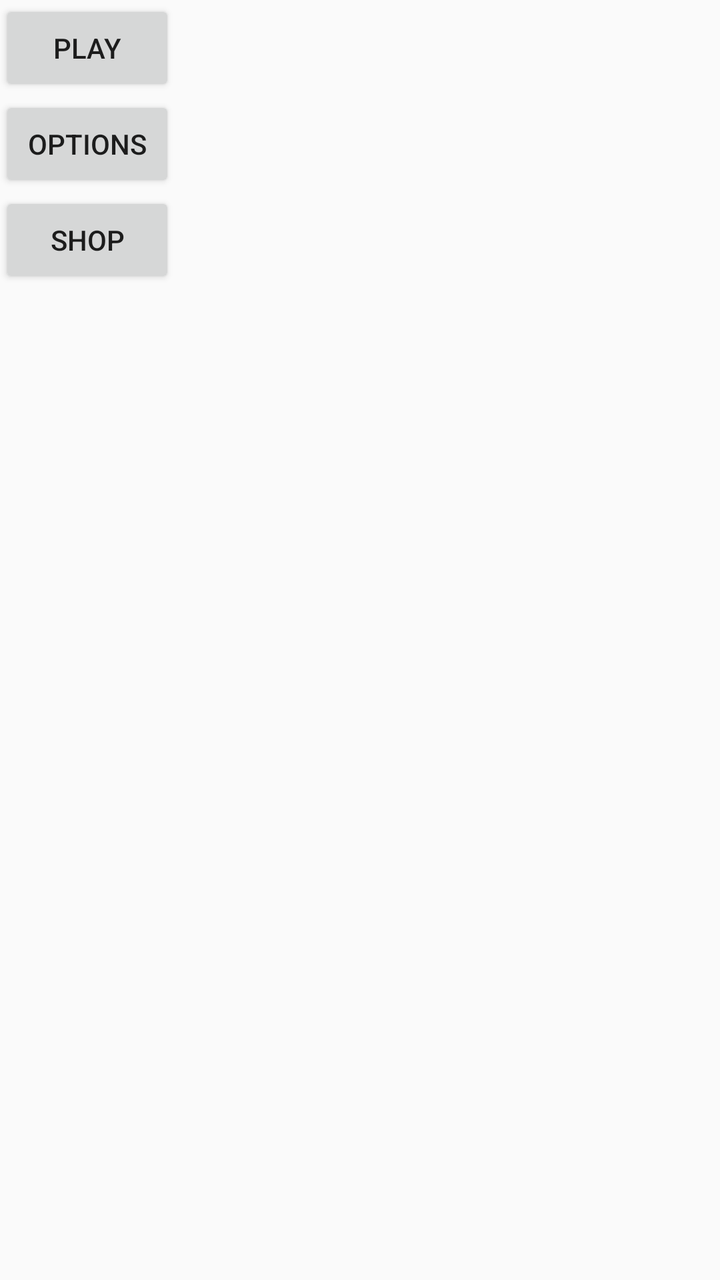
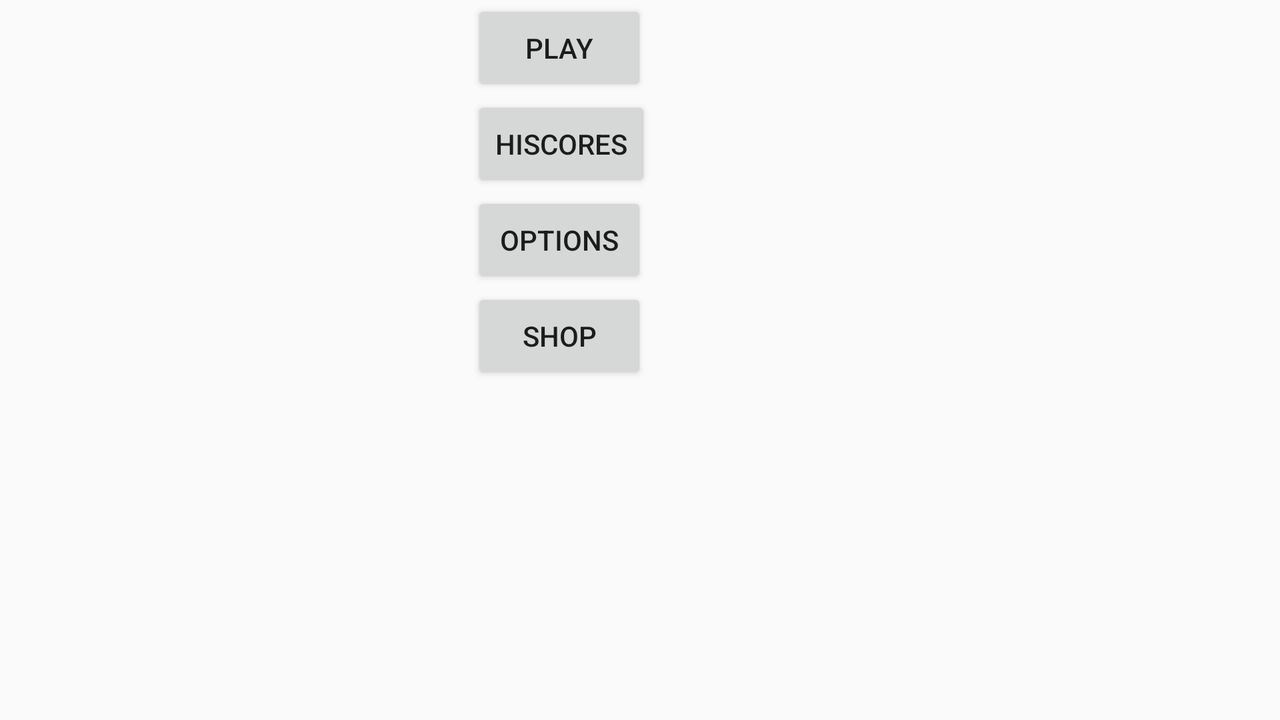

One screen, two layout resources from the same app: the default and the author's alternative for another configuration. Each is rendered where Android would select it; the XML of both is given below.
<!-- AndroidManifest.xml: application theme rm_title_bar -->
<!-- res/layout/activity_main_menu.xml -->
<RelativeLayout xmlns:android="http://schemas.android.com/apk/res/android"
    xmlns:tools="http://schemas.android.com/tools" android:layout_width="match_parent"
    android:layout_height="match_parent" android:paddingLeft="@dimen/activity_horizontal_margin"
    android:paddingRight="@dimen/activity_horizontal_margin"
    android:paddingTop="@dimen/activity_vertical_margin"
    android:paddingBottom="@dimen/activity_vertical_margin" tools:context=".MainMenu">

    <LinearLayout
        android:orientation="vertical"
        android:layout_width="match_parent"
        android:layout_height="match_parent"
        android:layout_alignParentBottom="true"
        android:layout_centerHorizontal="true">

        <Button
            android:layout_width="wrap_content"
            android:layout_height="wrap_content"
            android:text="@string/play"
            android:id="@+id/play_button" />

        <Button
            android:layout_width="wrap_content"
            android:layout_height="wrap_content"
            android:text="@string/options"
            android:id="@+id/options_button" />

        <Button
            android:layout_width="wrap_content"
            android:layout_height="wrap_content"
            android:text="@string/shop"
            android:id="@+id/shop_button" />
    </LinearLayout>

</RelativeLayout>
<!-- resources referenced by this layout -->
<resources>
  <string name="options">Options</string>
  <string name="play">Play</string>
  <string name="shop">Shop</string>
  <style name="rm_title_bar" parent="AppTheme">
          <item name="android:windowNoTitle">true</item>
          <item name="android:windowActionBar">false</item>
          <item name="android:windowContentOverlay">@null</item>
      </style>
  <style name="AppTheme" parent="Theme.AppCompat.Light.DarkActionBar">
          
      </style>
</resources>
<!-- res/layout-land/activity_main_menu.xml (the author's variant of the layout above) -->
<!-- drawn on the phone turned sideways -->
<RelativeLayout xmlns:android="http://schemas.android.com/apk/res/android"
    xmlns:tools="http://schemas.android.com/tools" android:layout_width="match_parent"
    android:layout_height="match_parent" android:paddingLeft="@dimen/activity_horizontal_margin"
    android:paddingRight="@dimen/activity_horizontal_margin"
    android:paddingTop="@dimen/activity_vertical_margin"
    android:paddingBottom="@dimen/activity_vertical_margin" tools:context=".MainMenu">

    <LinearLayout
        android:orientation="vertical"
        android:layout_width="match_parent"
        android:layout_height="match_parent"
        android:id="@+id/linearLayout"
        android:layout_alignParentBottom="true"
        android:layout_alignParentLeft="true"
        android:layout_alignParentStart="true"
        android:layout_marginLeft="236dp"
        android:layout_marginStart="236dp">

        <Button
            android:layout_width="wrap_content"
            android:layout_height="wrap_content"
            android:text="@string/play"
            android:id="@+id/play_button"
            android:onClick="onPlayClick" />

        <Button
            android:layout_width="wrap_content"
            android:layout_height="wrap_content"
            android:text="@string/hiscore"
            android:id="@+id/hiscore_button"
            android:onClick="onHiscoreClick" />

        <Button
            android:layout_width="wrap_content"
            android:layout_height="wrap_content"
            android:text="@string/options"
            android:id="@+id/options_button" />

        <Button
            android:layout_width="wrap_content"
            android:layout_height="wrap_content"
            android:text="@string/shop"
            android:id="@+id/shop_button" />

    </LinearLayout>

</RelativeLayout>
<!-- resources referenced by the variant -->
<!-- as the phone turned sideways resolves them -->
<resources>
  <string name="hiscore">Hiscores</string>
  <string name="options">Options</string>
  <string name="play">Play</string>
  <string name="shop">Shop</string>
  <style name="rm_title_bar" parent="AppTheme">
          <item name="android:windowNoTitle">true</item>
          <item name="android:windowActionBar">false</item>
          <item name="android:windowContentOverlay">@null</item>
      </style>
  <style name="AppTheme" parent="Theme.AppCompat.Light.DarkActionBar">
          
      </style>
</resources>
